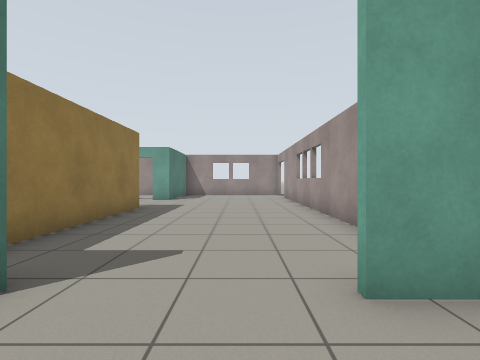
[1] (above)

16 first-person views from a walk through a Gazebo world. The camera is 0.94 m above the floor, looks level and sees 85° across. The floor is counted in squares, 1 m on a side. Each view is taken from the middle of a square. On the plan, view 1 faces up. The plan holds only what a view shows up to about 11 squares ahead; the rest is blank. The robots in the file are not drawn.

[2]
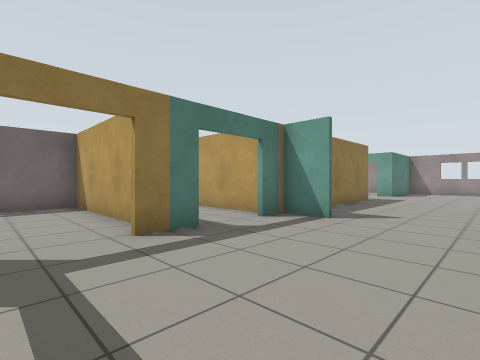

[3]
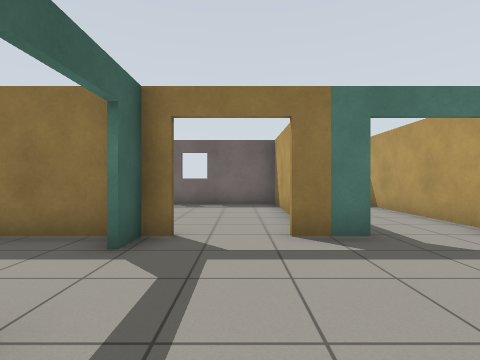

[4]
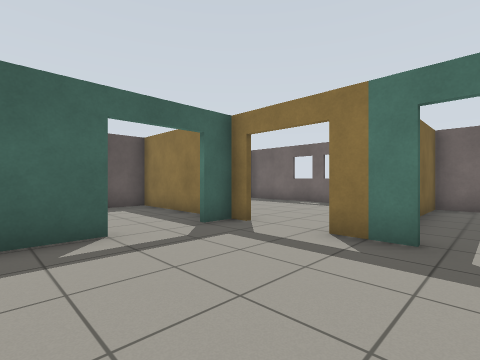

[5]
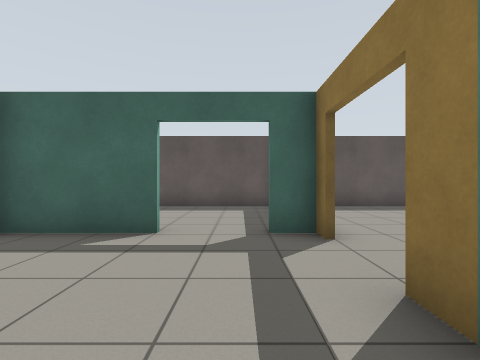

[6]
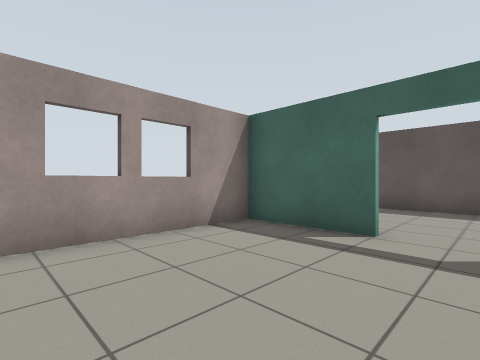

[7]
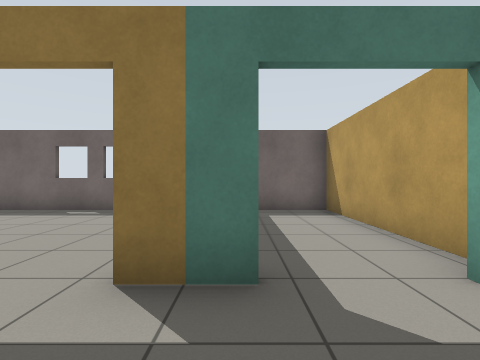

[8]
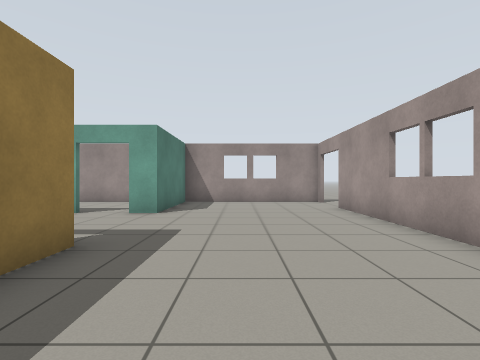

[9]
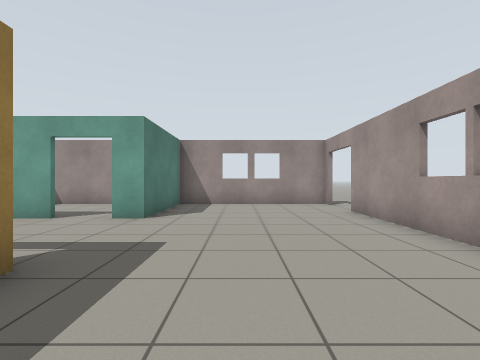

[10]
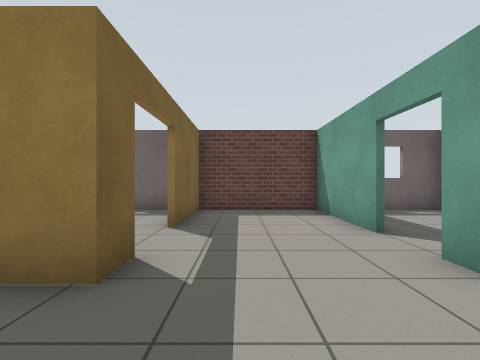

[11]
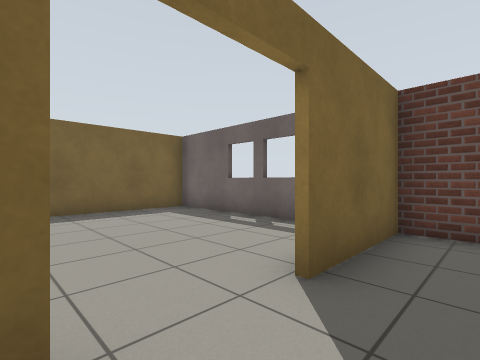

[12]
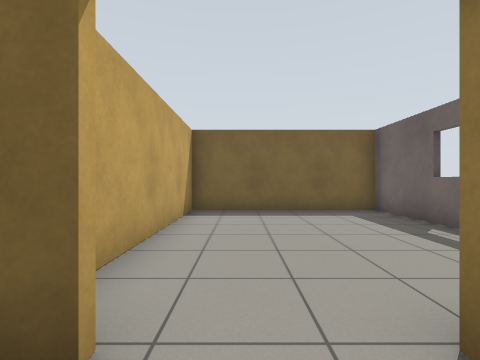

[13]
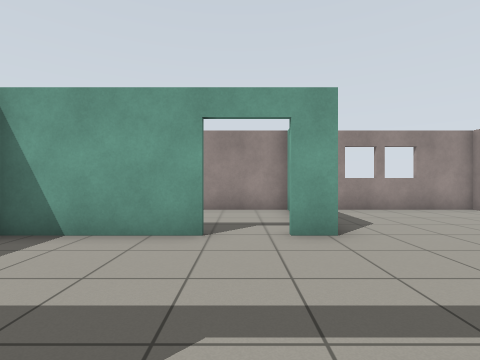

[14]
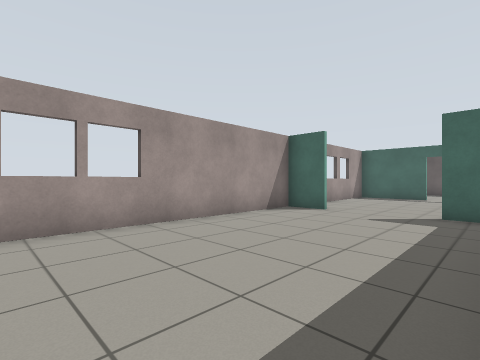

[15]
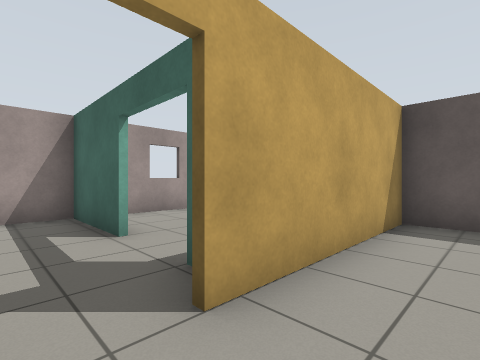

[16]
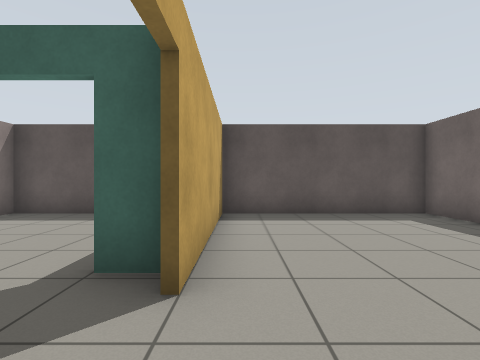

### Floor plan
Points are (right, up) in squares from view 1. A wall is a line through its corners. A room is listed if a view was taken in it or the views show most of it. See-through windows are left out.
Room 1 (views 1, 2, 3, 4, 5, 6, 7)
walls: (-3.4, -0.7) (-3.4, -2.2); (-2, 2.1) (-3.5, 2.1); (-0.6, -4.6) (2.3, -4.6) (2.3, -0.1); (-3.4, 1.9) (-3.4, 1.1); (-3.4, -4.1) (-3.4, -4.6); (2, 2.1) (0.9, 2.1)
ways out: opening at (-0.5, 2) to room 2; open door at (-3.3, -3.3) to room 4; open door at (-1.5, -5) to room 5; open door at (-3.3, 0.3) to room 7
Room 2 (views 8, 9, 10, 11, 12, 14)
walls: (-4.3, 8.7) (-3.4, 8.7) (-3.4, 3.8); (-5.6, 12.4) (-9.2, 12.4) (-9.2, 8.7) (-6.1, 8.7); (-2.7, 2.2) (-2, 2.2); (0.9, 2.2) (2.3, 2.2) (2.3, 14); (2.3, 16.3) (-3.4, 16.3) (-3.4, 12.4) (-4.2, 12.4)
ways out: opening at (-0.5, 2) to room 1; open door at (-5.5, 9) to room 3; open door at (-5, 12.5) to room 6; open door at (2, 15)
Room 3 (view 13)
walls: (-9.2, 7.8) (-9.2, 1.9) (-3.5, 1.9) (-3.5, 7.4)
ways out: open door at (-5.5, 9) to room 2
Room 4 (views 15, 16)
walls: (-4.6, -1.6) (-9.2, -1.6) (-9.2, -9.3) (-3.5, -9.3) (-3.5, -4.1)
ways out: open door at (-3.3, -3.3) to room 1
Room 5 (no view inside)
walls: (-3.4, -5.1) (-3.4, -9.3) (2.3, -9.3) (2.3, -5.9)
ways out: open door at (-1.5, -5) to room 1
Room 6 (no view inside)
walls: (-3.5, 16.3) (-9.2, 16.3) (-9.2, 14.5)
ways out: open door at (-5, 12.5) to room 2
Room 7 (no view inside)
walls: (-4, 1.7) (-9.2, 1.7) (-9.2, -1.5) (-7, -1.5)
ways out: open door at (-3.3, 0.3) to room 1

Positions as (right, up) in squares from view 1, and headings:
1: (0, 0), facing up
2: (1, -4), facing up-left
3: (1, -3), facing left
4: (1, 0), facing down-left
5: (-2, 0), facing down
6: (-2, 0), facing down-right
7: (-1, -1), facing left
8: (-1, 5), facing up
9: (-1, 6), facing up
10: (-1, 10), facing left
11: (-4, 10), facing down-left
12: (-5, 10), facing down
13: (-5, 8), facing up
14: (-3, 10), facing down-right
15: (-5, -3), facing down-right
16: (-4, -2), facing down
